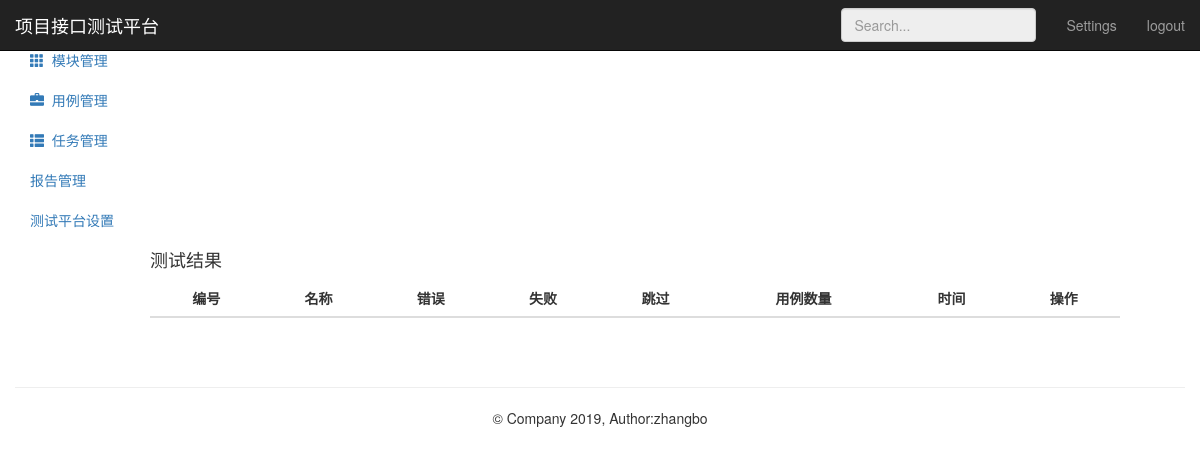
The app's page /testtask/result/12/, older data.
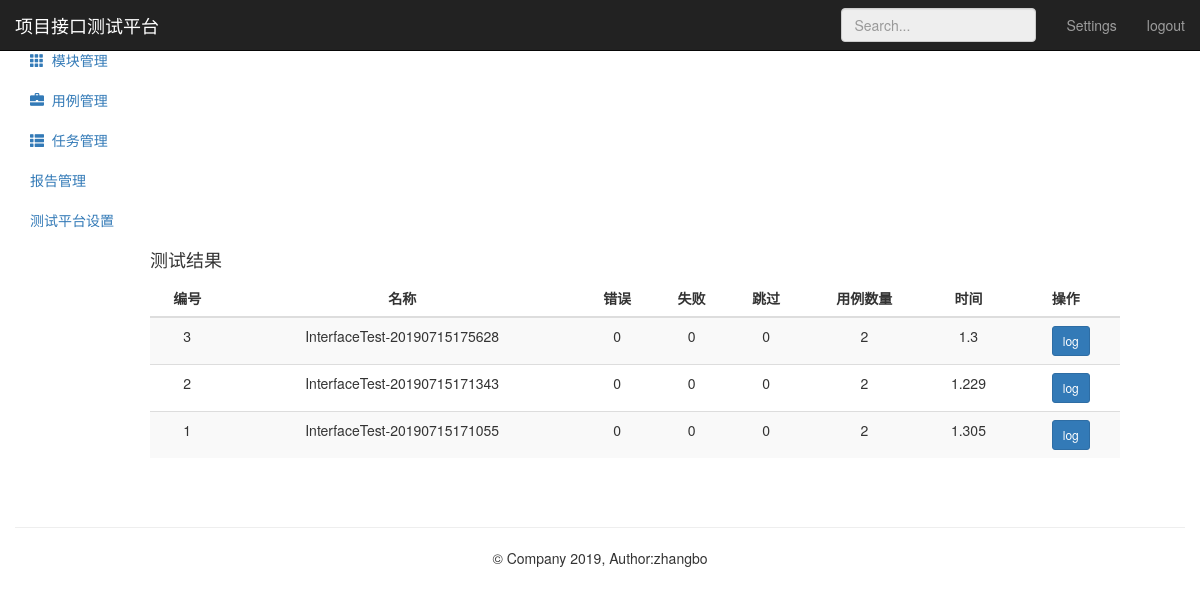
The same page, newer data.
### testtask_app/models.py (models this page shows, shortened)
class TestResult(models.Model):
      name = models.CharField("名称",max_length=100,blank=False,default="")
      task = models.ForeignKey(TestTask,on_delete=models.CASCADE)
      error = models.IntegerField("错误用例")
      failure = models.IntegerField("失败用例")
      skipped = models.IntegerField("跳过用例")
      tests = models.IntegerField("总用例数")
      run_time = models.FloatField("运行时长")
      result = models.TextField("详情",default="")
      create_time = models.DateTimeField("创建时间",auto_now_add=True)

### testtask_app/views.py (the view)
# urls.py: path('result/<int:tid>/',views.result),
def result(request,tid):
    results = TestResult.objects.filter(task_id=tid).order_by("-name")
    return render(request,"task_result.html",{"type":"result","results":results})

### templates/task_result.html (shortened to what this page needs)
{% extends "task_list.html" %}
{% block taskresult %}
<div>
    <h4 class="sub-header">测试结果</h4>
    <div class="table-responsive op">
        <table class="table table-striped">
            <thead>
                <tr>
                    <th class="op">编号</th>
                    <th class="op">名称</th>
                    <th class="op">错误</th>
                    <th class="op">失败 </th>
                    <th class="op">跳过</th>
                    <th class="op">用例数量</th>
                    <th class="op">时间</th>
                    <th class="op">操作</th>
                </tr>
            </thead>
            <tbody>
                {% for r in results %}
                <tr>
                    <td>{{ r.id }}</td>
                    <td>{{ r.name }}</td>
                    <td>{{ r.error }}</td>
                    <td>{{ r.failure }}</td>
                    <td>{{ r.skipped }}</td>
                    <td>{{ r.tests }}</td>
                    <td>{{ r.run_time }}</td>
                    <td>
                        <div style="margin-left:10px;">
                            <button class="btn btn-primary btn-sm"
                                    data-toggle="modal"
                                    data-target="#myModal"
                                    onclick="SeeLog('{{ r.id }}')">log
                            </button>
                        </div>
                    </td>
                </tr>
                {% endfor %}
            </tbody>
        </table>
    </div>
</div>
<link href="http://cdn.bootcss.com/zTree.v3/3.5.23/css/zTreeStyle/zTreeStyle.css" rel="stylesheet">
{% endblock %}

### templates/task_list.html (shortened to what this page needs)
{% extends "base.html" %}
{% block base %}
<nav class="navbar navbar-inverse navbar-fixed-top" xmlns="http://www.w3.org/1999/html">
    <div class="container-fluid">
        <div class="navbar-header">
            <a class="navbar-brand" href="#">项目接口测试平台</a>
        </div>
        <div id="navbar" class="navbar-collapse collapse">
            <ul class="nav navbar-nav navbar-right">
                <li><a href="#">Settings</a></li>
                <li><a href="/logout/">logout</a></li>
            </ul>
            <form class="navbar-form navbar-right">
                <input type="text" class="form-control" placeholder="Search..."  disabled="disabled">
            </form>
        </div>
    </div>
</nav>
<div class="container-fluid">
    <div class="row">
        <div class="col-sm-3 col-md-2 sidebar" style="width:150px;">
            <ul class="nav nav-sidebar">
                <li>
                    <a href="/project/">
                    </a>
                </li>
                <li>
                    <a href="/module/">
                        <i class="glyphicon glyphicon-th"></i>&nbsp;&nbsp;模块管理
                    </a>
                </li>
            </ul>
            <ul class="nav nav-sidebar">
                <li>
                   <a href="/testcase/">
                       <i class="glyphicon glyphicon-briefcase"></i>&nbsp;&nbsp;用例管理
                   </a>
                </li>
                <li class="active">
                   <a href="/testtask/">
                       <i class="glyphicon glyphicon-th-list"></i>&nbsp;&nbsp;任务管理
                   </a>
                </li>
            </ul>
            <ul class="nav nav-sidebar">
                <li><a href="">报告管理</a></li>
                <li><a href="">测试平台设置</a></li>
            </ul>
        </div>
        <div style="margin-left: 135px;" class="col-sm-9 col-sm-offset-3 col-md-10 col-md-offset-2 main">
            {% if type == "result" %}
                {% block taskresult %}{% endblock %}
            {% endif %}
        </div>
    </div>
</div>
{% endblock %}

### templates/base.html (shortened to what this page needs)
<!DOCTYPE html>
<html lang="en">
<head>
    {% load static %}
    <link href="https://cdn.bootcss.com/bootstrap/3.3.7/css/bootstrap.min.css" rel="stylesheet">
    <link href="https://v3.bootcss.com/examples/dashboard/dashboard.css" rel="stylesheet">
</head>
<body>
{% block base %}
{% endblock %}
    <div class="container theme-showcase" role="main" style="text-align: center;width: auto">
       <div class="page-header"></div>
       <footer class="footer">
         <p>&copy; Company 2019, Author:zhangbo</p>
       </footer>
    </div>
</body>
</html>

### templates/task_list.html (style rules this page uses)
.op { text-align: center; }

Row changes from the older to the newer data that the page shows:
added TestResult: id "3", name "InterfaceTest-20190715175628", error "0", failure "0", skipped "0", tests "2", run_time "1.3"
added TestResult: id "2", name "InterfaceTest-20190715171343", error "0", failure "0", skipped "0", tests "2", run_time "1.229"
added TestResult: id "1", name "InterfaceTest-20190715171055", error "0", failure "0", skipped "0", tests "2", run_time "1.305"
